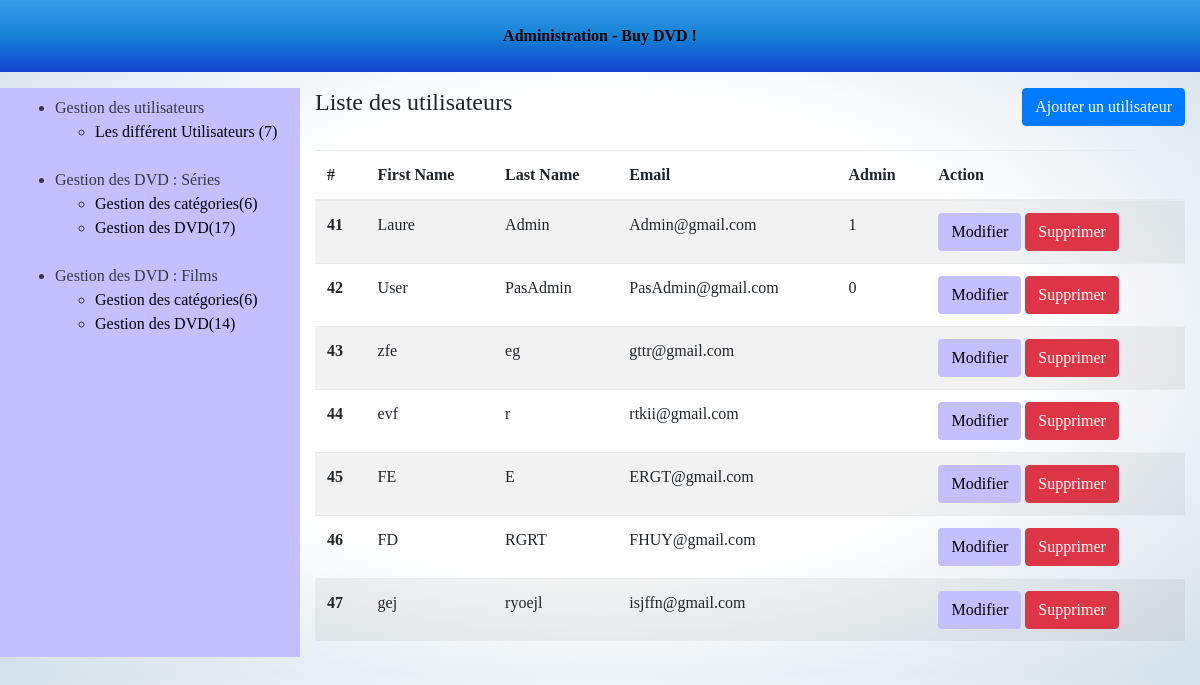
Page /admin/user-list.php (signed in) on the committed database.
### tables this page shows
CREATE TABLE `user` (
  `id` int(11) NOT NULL,
  `image` varchar(255) DEFAULT NULL,
  `is_admin` tinyint(4) DEFAULT NULL,
  `lastname` varchar(100) NOT NULL,
  `firstname` varchar(100) NOT NULL,
  `email` varchar(255) NOT NULL,
  `password` varchar(255) NOT NULL
);

### admin/user-list.php (the view, shortened to what this page needs)
<?php
require_once '../tools/_db.php';
$query = $db->query('SELECT * FROM user');
$users = $query->fetchall();
?>
<!DOCTYPE html>
<html>
	<head>
		<?php require 'partials/head_assets.php'; ?>
	</head>
	<body class="index-body">
		<div class="container-fluid">
			<?php require 'partials/header.php'; ?>
			<div class="row my-3 index-content">
				<?php require 'partials/nav.php'; ?>
				<section class="col-9">
					<header class="pb-4 d-flex justify-content-between">
						<h4>Liste des utilisateurs</h4>
						<a class="btn btn-primary" href="user-form.php">Ajouter un utilisateur</a>
					</header>
					<?php if($users): ?>
					<table class="table table-striped">
						<thead>
							<tr>
								<th>#</th>
								<th>First Name</th>
								<th>Last Name</th>
								<th>Email</th>
								<th>Admin</th>
								<th>Action</th>
							</tr>
						</thead>
						<tbody>
							<?php foreach($users as $user): ?>
							<tr>
								<th><?php echo htmlentities($user['id']); ?></th>
								<td><?php echo htmlentities($user['firstname']); ?></td>
								<td><?php echo htmlentities($user['lastname']); ?></td>
								<td><?php echo htmlentities($user['email']); ?></td>
								<td><?php echo htmlentities($user['is_admin']); ?></td>
								<td>
									<a href="user-form.php?user_id=<?php echo $user['id']; ?>&action=edit" class="btn button">Modifier</a>
									<a onclick="return confirm('Are you sure?')" href="user-list.php?user_id=<?php echo $user['id']; ?>&action=delete" class="btn btn-danger">Supprimer</a>
								</td>
							</tr>
							<?php endforeach; ?>
						</tbody>
					</table>
					<?php else: ?>
						Aucun utilisateur enregistré.
					<?php endif; ?>
				</section>
			</div>
		</div>
	</body>
</html>

### css/moovieseriestv.css (style rules this page uses)
body { margin: 0; padding: 0; font-family: 'Bodoni 72', cursive; background-image: radial-gradient(white, white, #D3E0EA); }
.button, .buttontwo, .buttonThree { background-color:#C4BFFF; }
a { color: black; }

### rows in the picture
user: id "41", firstname "Laure", lastname "Admin", email "Admin@gmail.com", is_admin "1"
user: id "42", firstname "User", lastname "PasAdmin", email "PasAdmin@gmail.com", is_admin "0"
user: id "43", firstname "zfe", lastname "eg", email "gttr@gmail.com"
user: id "44", firstname "evf", lastname "r", email "rtkii@gmail.com"
user: id "45", firstname "FE", lastname "E", email "ERGT@gmail.com"
user: id "46", firstname "FD", lastname "RGRT", email "FHUY@gmail.com"
user: id "47", firstname "gej", lastname "ryoejl", email "isjffn@gmail.com"

### other values in the picture
$nbUsers "7"
$nbCategoriesSerie "6"
$nbDvdSeries "17"
$nbCategoriesFilm "6"
$nbDvdFilm "14"
